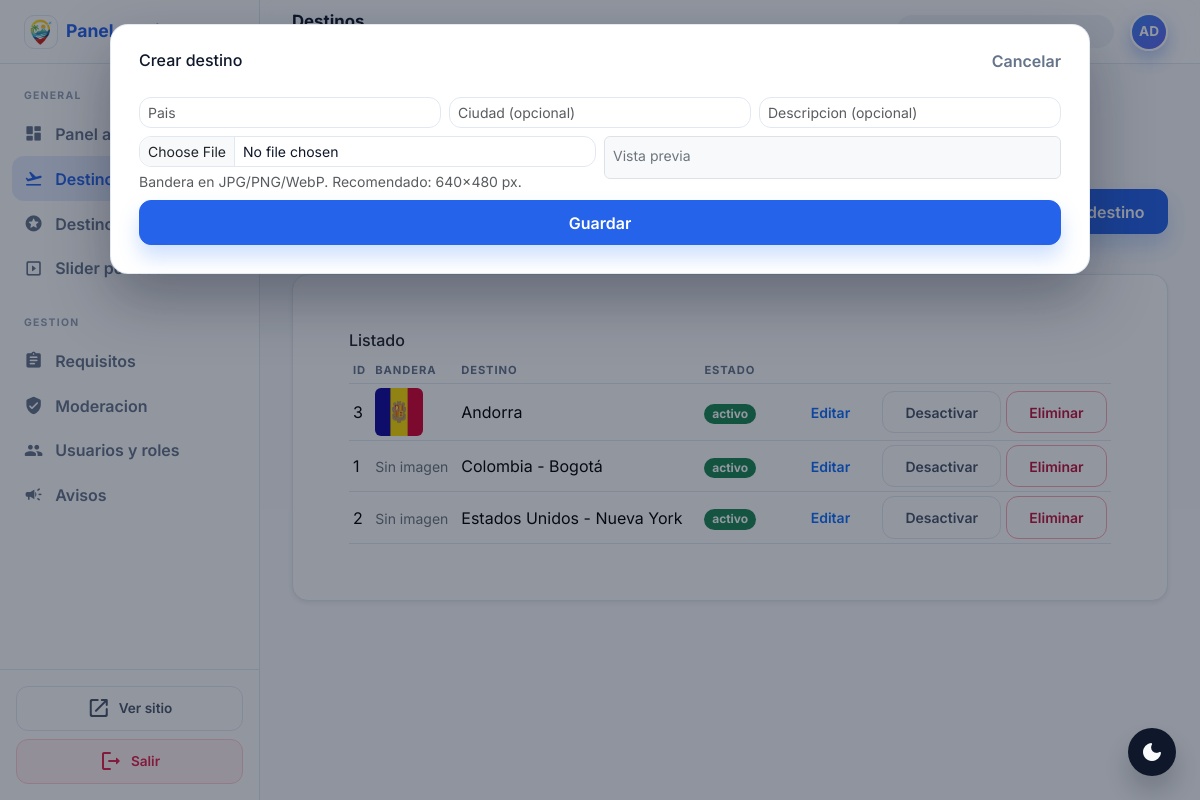
Screenshot of /public/admin/destinos.php?new=1 (signed in) with the database file from the repository.
### tables this page shows
CREATE TABLE IF NOT EXISTS destino (
  id_destino INT AUTO_INCREMENT PRIMARY KEY,
  pais VARCHAR(120) NOT NULL,
  ciudad VARCHAR(120) NULL,
  descripcion_general TEXT NULL,
  bandera_path VARCHAR(255) NULL,
  estado ENUM('activo','inactivo') NOT NULL DEFAULT 'activo'
);

### app/core/config.php (called while the page is built)
<?php
return [
  'db' => [
    'host' => '127.0.0.1',
    'name' => 'goturismcol_database',
    'user' => 'root',
    'pass' => '',
    'charset' => 'utf8mb4',
  ],
  'app' => [
    'base_url' => 'http://localhost/goTurismcol/public',
    'app_name' => 'goTurismCol',
  ],
  'security' => [
    'session_name' => 'jhanpx',
  ]
];

### app/core/helpers.php (called while the page is built, shortened)
<?php
function e(string $s) : string { return htmlspecialchars($s, ENT_QUOTES, 'UTF-8'); }
function config(string $key, $default=null) {
  static $cfg = null;
  if (!$cfg) $cfg = require __DIR__ . '/config.php';
  $parts = explode('.', $key);
  $val = $cfg;
  foreach ($parts as $p) {
    $val = $val[$p];
  }
  return $val;
}
function base_url(string $path='') : string {
  $base = rtrim(config('app.base_url', ''), '/');
  $path = ltrim($path, '/');
  return $path ? $base . '/' . $path : $base;
}
function asset_url(string $path='') : string {
  $trimmed = ltrim($path, '/');
  $public_root = realpath(__DIR__ . '/../../public');
  $full_path = $public_root ? $public_root . '/' . $trimmed : null;
  $version = ($full_path && is_file($full_path)) ? filemtime($full_path) : null;
  $url = base_url($trimmed);
  if ($version) {
    $url .= (strpos($url, '?') === false ? '?v=' : '&v=') . $version;
  }
  return $url;
}

### public/admin/destinos.php (the view, shortened to what this page needs)
<?php require_once __DIR__ . '/_admin_guard.php';
$new_modal = isset($_GET['new']) ? 1 : 0;
$items = $pdo->query("SELECT * FROM destino ORDER BY estado DESC, pais, ciudad")->fetchAll();
?>
<?php include __DIR__ . '/_layout_start.php'; ?>
  <div class="admin-section-head">
    <h2>Destinos</h2>
    <p>Crear y activar/desactivar destinos disponibles en la plataforma.</p>
  </div>
  <div class="admin-page">
  <div class="d-flex justify-content-end mb-3">
    <a class="btn btn-primary" href="<?= e(base_url('admin/destinos.php?new=1')) ?>">Nuevo destino</a>
  </div>
  <?php if ($new_modal): ?>
    <div class="req-modal-backdrop">
      <div class="req-modal">
        <div class="req-modal-head">
          <h2 class="h6 mb-0">Crear destino</h2>
          <a class="req-modal-close" href="<?= e(base_url('admin/destinos.php')) ?>">Cancelar</a>
        </div>
        <form method="post" class="row g-2 mt-3" enctype="multipart/form-data">
          <div class="col-md-4"><input class="form-control form-control-sm" name="pais" placeholder="Pais" required></div>
          <div class="col-md-4"><input class="form-control form-control-sm" name="ciudad" placeholder="Ciudad (opcional)"></div>
          <div class="col-md-4"><input class="form-control form-control-sm" name="descripcion" placeholder="Descripcion (opcional)"></div>
          <div class="col-md-6">
            <input class="form-control form-control-sm flag-input" type="file" name="bandera" accept=".png,.jpg,.jpeg,.webp">
            <div class="form-text">Bandera en JPG/PNG/WebP. Recomendado: 640x480 px.</div>
          </div>
          <div class="col-md-6">
            <div class="border rounded p-2 bg-light">
              <div class="small text-secondary mb-1">Vista previa</div>
            </div>
          </div>
          <div class="col-12"><button class="btn btn-primary w-100">Guardar</button></div>
        </form>
      </div>
    </div>
  <?php endif; ?>
  <div class="card shadow-sm">
    <div class="card-body">
      <h2 class="h6">Listado</h2>
      <div class="table-responsive">
        <table class="table table-sm align-middle">
          <thead><tr><th>ID</th><th>Bandera</th><th>Destino</th><th>Estado</th><th></th></tr></thead>
          <tbody>
          <?php foreach ($items as $it): ?>
            <tr>
              <td><?= (int)$it['id_destino'] ?></td>
              <td>
                <?php if (!empty($it['bandera_path'])): ?>
                  <img src="<?= e(asset_url($it['bandera_path'])) ?>" alt="Bandera" width="48" height="48" class="rounded">
                <?php else: ?>
                  <span class="text-secondary small">Sin imagen</span>
                <?php endif; ?>
              </td>
              <td><?= e($it['pais'] . ($it['ciudad'] ? ' - ' . $it['ciudad'] : '')) ?></td>
              <td><span class="badge text-bg-<?= $it['estado']==='activo'?'success':'secondary' ?>"><?= e($it['estado']) ?></span></td>
              <td class="text-end">
                <a class="btn btn-outline-primary btn-sm me-1" href="<?= e(base_url('admin/destinos.php?edit=' . (int)$it['id_destino'])) ?>">Editar</a>
                <form method="post" class="d-inline">
                  <button class="btn btn-outline-secondary btn-sm"><?= $it['estado']==='activo'?'Desactivar':'Activar' ?></button>
                </form>
                <form method="post" class="d-inline" onsubmit="return confirm('¿Eliminar este destino? Se eliminarán sus requisitos y avisos.');">
                  <button class="btn btn-outline-danger btn-sm">Eliminar</button>
                </form>
              </td>
            </tr>
          <?php endforeach; ?>
          </tbody>
        </table>
      </div>
    </div>
  </div>
  </div>
<?php include __DIR__ . '/_layout_end.php'; ?>

### public/assets/css/app.css (style rules this page uses)
:root { --primary: #3b82f6; --primary-dark: #2563eb; --secondary: #84cc16; --secondary-dark: #65a30d; --background: #f8fafc; --text: #0f172a; --muted: #64748b; --card: #ffffff; --radius: 24px; --shadow: 0 20px 45px rgba(15, 23, 42, 0.12); }
* { box-sizing: border-box; }
body { margin: 0; font-family: 'Inter', 'Segoe UI', sans-serif; color: var(--text); background: var(--background); }
a { text-decoration: none; color: inherit; }
img { max-width: 100%; display: block; }
.btn { display: inline-flex; align-items: center; justify-content: center; gap: 0.5rem; padding: 0.6rem 1.4rem; border-radius: 999px; font-weight: 700; border: 1px solid transparent; transition: transform 0.2s ease, box-shadow 0.2s ease, background 0.2s ease; }
.btn-primary { background: var(--primary); color: #ffffff; box-shadow: 0 12px 20px rgba(59, 130, 246, 0.25); }
.btn-outline-danger { border-color: rgba(244, 63, 94, 0.45); color: #be123c; }
.card { background: var(--card); border-radius: var(--radius); box-shadow: var(--shadow); padding: 2rem; border: 1px solid rgba(226, 232, 240, 0.8); }
.req-modal-backdrop { position: fixed; inset: 0; background: rgba(15, 23, 42, 0.45); display: flex; align-items: flex-start; justify-content: center; padding: 1.5rem; overflow-y: auto; z-index: 2000; }
.req-modal { width: min(980px, 100%); background: #ffffff; border-radius: 18px; border: 1px solid rgba(226, 232, 240, 0.9); box-shadow: 0 25px 60px rgba(15, 23, 42, 0.35); padding: 1.5rem 1.75rem 1.75rem; max-height: 90vh; overflow-y: auto; }
.req-modal-head { display: flex; align-items: center; justify-content: space-between; gap: 1rem; }
.req-modal-close { font-weight: 600; color: #64748b; }
.admin-body { margin: 0; font-family: 'Inter', 'Segoe UI', sans-serif; --admin-primary: #2563eb; --admin-bg: #f8fafc; --admin-surface: #ffffff; --admin-surface-muted: #f1f5f9; --admin-border: #e2e8f0; --admin-text: #0f172a; --admin-muted: #64748b; --admin-muted-strong: #475569; --admin-topbar: rgba(255, 255, 255, 0.85); --admin-shadow: 0 16px 28px rgba(15, 23, 42, 0.08); background: var(--admin-bg); color: var(--admin-text); overflow: hidden; }
.admin-page { display: flex; flex-direction: column; gap: 1.5rem; }
.admin-section-head h2 { margin: 0; font-size: 1.6rem; font-weight: 700; }
.admin-section-head p { margin: 0.4rem 0 2rem; color: var(--admin-muted); }
.admin-body .card { background: var(--admin-surface); border: 1px solid var(--admin-border); border-radius: 1rem; box-shadow: var(--admin-shadow); }
.admin-body .card-body { padding: 1.5rem; }
.admin-body .form-control, .admin-body .form-select { border-radius: 0.75rem; border-color: var(--admin-border); background: var(--admin-surface); color: var(--admin-text); }
.admin-body .table { color: var(--admin-text); margin-bottom: 0; }
.admin-body .table thead th { font-size: 0.7rem; text-transform: uppercase; letter-spacing: 0.08em; color: var(--admin-muted); border-bottom-color: var(--admin-border); }
.admin-body .table tbody td { border-color: var(--admin-border); }
.admin-body .badge { border-radius: 999px; font-weight: 700; }
.admin-body .btn { border-radius: 0.75rem; font-weight: 600; }
.admin-body .btn-primary { background: var(--admin-primary); border-color: var(--admin-primary); }
.admin-body .btn-outline-secondary { border-color: var(--admin-border); color: var(--admin-muted-strong); }

### rows the page displays
destino: id_destino "3", bandera_path (picture), pais "Andorra", estado "activo", shows "Desactivar"
destino: id_destino "1", shows "Sin imagen", pais+ciudad "Colombia - Bogotá", estado "activo", shows "Desactivar"
destino: id_destino "2", shows "Sin imagen", pais+ciudad "Estados Unidos - Nueva York", estado "activo", shows "Desactivar"

### other values shown
$page_title "Destinos"
$avatar "AD"
